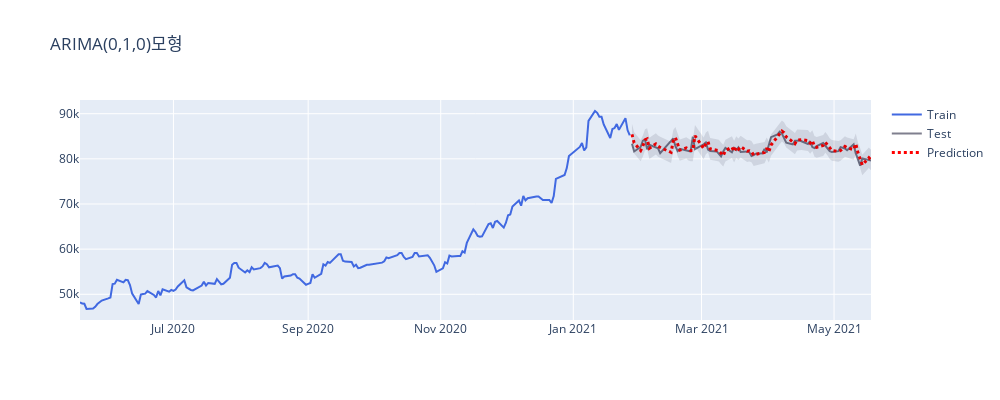

The cell this chart's notebook holds for it:
### Code cell
from plotly.subplots import make_subplots
import plotly.graph_objects as go

fig = go.Figure([
    # 훈련 데이터-------------------------------------------------------
    go.Scatter(x = y_train.index, y = y_train, name = "Train", mode = 'lines'
              ,line=dict(color = 'royalblue'))
    # 테스트 데이터------------------------------------------------------
    , go.Scatter(x = y_test.index, y = y_test, name = "Test", mode = 'lines'
                ,line = dict(color = 'rgba(0,0,30,0.5)'))
    # 예측값-----------------------------------------------------------
    , go.Scatter(x = y_test.index, y = y_pred, name = "Prediction", mode = 'lines'
                     ,line = dict(color = 'red', dash = 'dot', width=3))
    
    # 신뢰 구간---------------------------------------------------------
    , go.Scatter(x = y_test.index.tolist() + y_test.index[::-1].tolist() 
                ,y = pred_upper + pred_lower[::-1] ## 상위 신뢰 구간 -> 하위 신뢰 구간 역순으로
                ,fill='toself'
                ,fillcolor='rgba(0,0,30,0.1)'
                ,line=dict(color='rgba(0,0,0,0)')
                ,hoverinfo="skip"
                ,showlegend=False)
])

fig.update_layout(height=400, width=1000, title_text="ARIMA(0,1,0)모형")
fig.show()
